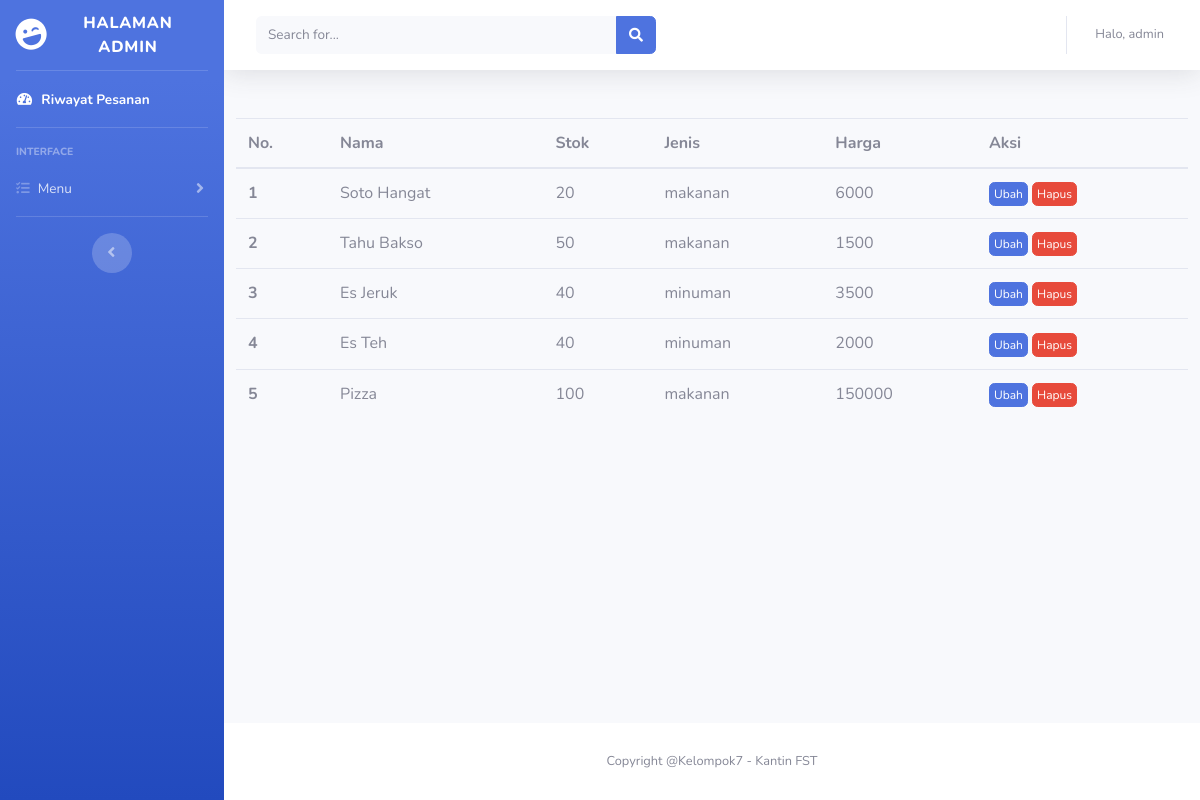
The page /admin/menu.php (signed in) on the database its author committed.
### tables this page shows
CREATE TABLE `makanan` (
  `id_makanan` int(11) NOT NULL,
  `nama` varchar(50) NOT NULL,
  `stok` int(5) NOT NULL,
  `harga` int(10) NOT NULL,
  `jenis` enum('makanan','minuman') NOT NULL
);

### app/repository/makanan_repository.php (called while the page is built, shortened)
<?php
function getAllMenu($con) {
    $query = "SELECT * FROM makanan";
    $result = mysqli_query($con, $query);
    return $result;
}

### admin/menu.php (the view, shortened to what this page needs)
<?php include_once("./../components/admin/header.php"); ?>
<?php
$dataMakanan = getAllMenu($con);
?>
<body id="page-top">
    <div id="wrapper">
        <?php include_once("./../components/admin/sidebar.php"); ?>
        <div id="content-wrapper" class="d-flex flex-column">
            <div id="content">
                <?php include_once("./../components/admin/topbar.php"); ?>
                <div class="container mt-5 mb-5">
                    <div class="d-flex justify-content-center row">
                        <table class="table">
                            <thead>
                                <tr>
                                    <th scope="col">No.</th>
                                    <th scope="col">Nama</th>
                                    <th scope="col">Stok</th>
                                    <th scope="col">Jenis</th>
                                    <th scope="col">Harga</th>
                                    <th scope="col">Aksi</th>
                                </tr>
                            </thead>
                            <tbody>
                                <?php foreach($dataMakanan as $key => $data): ?>
                                <tr>
                                    <th scope="row"><?=$key+1?></th>
                                    <td><?=$data['nama']?></td>
                                    <td><?=$data['stok']?></td>
                                    <td><?=$data['jenis']?></td>
                                    <td><?=$data['harga']?></td>
                                    <td>
                                        <a href="./menu-update.php?id=<?=$data['id_makanan']?>" style="padding: 2px 4px; font-size: 12px;" class="btn btn-primary">Ubah</a>
                                        <form action="./action.php" method="post" style="display: inline;">
                                            <button type="submit" name="hapus_makanan" style="padding: 2px 4px; font-size: 12px;" class="btn btn-danger">Hapus</button>
                                        </form>
                                    </td>
                                </tr>
                                <?php endforeach ?>
                            </tbody>
                        </table>
                    </div>
                </div>
            </div>
            <footer class="sticky-footer bg-white">
                <div class="container my-auto">
                    <div class="copyright text-center my-auto">
                        <span>Copyright @Kelompok7 - Kantin FST</span>
                    </div>
                </div>
            </footer>
        </div>
    </div>
    <?php include_once("./../components/admin/footer.php"); ?>

### rows shown on the page
makanan: nama "Soto Hangat", stok "20", jenis "makanan", harga "6000"
makanan: nama "Tahu Bakso", stok "50", jenis "makanan", harga "1500"
makanan: nama "Es Jeruk", stok "40", jenis "minuman", harga "3500"
makanan: nama "Es Teh", stok "40", jenis "minuman", harga "2000"
makanan: nama "Pizza", stok "100", jenis "makanan", harga "150000"

### other values the page prints
$_SESSION["login"]["nama"] "admin"
